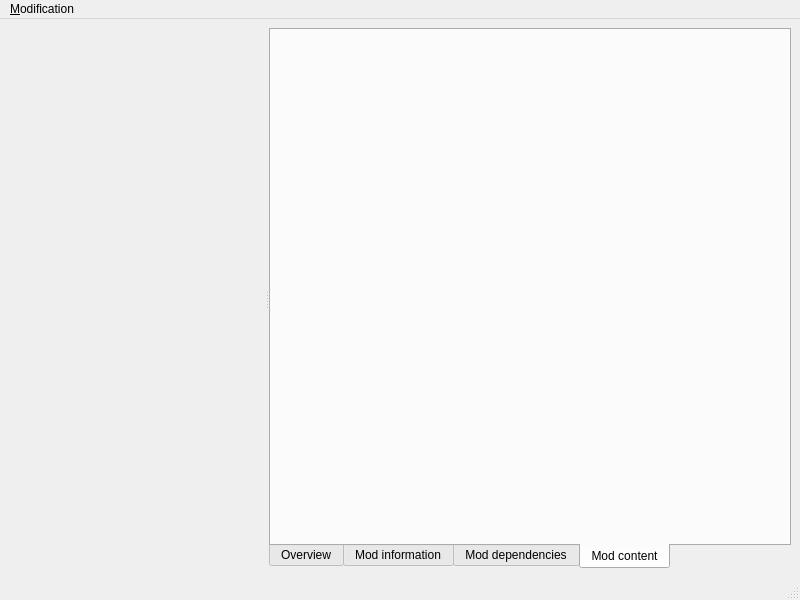
<?xml version="1.0" encoding="UTF-8"?>
<ui version="4.0">
 <class>ModBuilderWindow</class>
 <widget class="QMainWindow" name="ModBuilderWindow">
  <property name="geometry">
   <rect>
    <x>0</x>
    <y>0</y>
    <width>800</width>
    <height>600</height>
   </rect>
  </property>
  <property name="windowTitle">
   <string>MainWindow</string>
  </property>
  <property name="locale">
   <locale language="English" country="UnitedStates"/>
  </property>
  <widget class="QWidget" name="centralwidget">
   <layout class="QVBoxLayout" name="verticalLayout">
    <item>
     <widget class="QSplitter" name="splitter">
      <property name="orientation">
       <enum>Qt::Horizontal</enum>
      </property>
      <widget class="ProfileManagerWidget" name="widget" native="true"/>
      <widget class="QTabWidget" name="tabWidget">
       <property name="tabPosition">
        <enum>QTabWidget::South</enum>
       </property>
       <property name="currentIndex">
        <number>3</number>
       </property>
       <widget class="QWidget" name="tabOverview">
        <attribute name="title">
         <string>Overview</string>
        </attribute>
       </widget>
       <widget class="QWidget" name="tabMetaData">
        <attribute name="title">
         <string>Mod information</string>
        </attribute>
       </widget>
       <widget class="QWidget" name="tabDependencies">
        <attribute name="title">
         <string>Mod dependencies</string>
        </attribute>
       </widget>
       <widget class="QWidget" name="tabContent">
        <attribute name="title">
         <string>Mod content</string>
        </attribute>
       </widget>
      </widget>
     </widget>
    </item>
   </layout>
  </widget>
  <widget class="QMenuBar" name="menubar">
   <property name="geometry">
    <rect>
     <x>0</x>
     <y>0</y>
     <width>800</width>
     <height>30</height>
    </rect>
   </property>
   <widget class="QMenu" name="menuModification">
    <property name="title">
     <string>&amp;Modification</string>
    </property>
    <addaction name="actionOpen_from_profile"/>
    <addaction name="actionOpen_from_zip"/>
    <addaction name="actionOpen_from_directory"/>
    <addaction name="separator"/>
    <addaction name="actionImport_from_zip"/>
    <addaction name="actionImport_from_directory"/>
    <addaction name="separator"/>
    <addaction name="actionSave"/>
    <addaction name="actionExport"/>
    <addaction name="actionCopy_to_profile"/>
   </widget>
   <addaction name="menuModification"/>
  </widget>
  <widget class="QStatusBar" name="statusbar"/>
  <action name="actionOpen_from_profile">
   <property name="icon">
    <iconset theme="document-open"/>
   </property>
   <property name="text">
    <string>Open from profile</string>
   </property>
  </action>
  <action name="actionOpen_from_zip">
   <property name="icon">
    <iconset theme="document-open"/>
   </property>
   <property name="text">
    <string>Open from *.zip</string>
   </property>
  </action>
  <action name="actionOpen_from_directory">
   <property name="icon">
    <iconset theme="document-open"/>
   </property>
   <property name="text">
    <string>Open from directory</string>
   </property>
  </action>
  <action name="actionImport_from_zip">
   <property name="icon">
    <iconset theme="document-import"/>
   </property>
   <property name="text">
    <string>Import from *.zip</string>
   </property>
  </action>
  <action name="actionImport_from_directory">
   <property name="icon">
    <iconset theme="document-import"/>
   </property>
   <property name="text">
    <string>Import from directory</string>
   </property>
  </action>
  <action name="actionSave">
   <property name="icon">
    <iconset theme="document-save"/>
   </property>
   <property name="text">
    <string>Save</string>
   </property>
  </action>
  <action name="actionExport">
   <property name="icon">
    <iconset theme="document-export"/>
   </property>
   <property name="text">
    <string>Export</string>
   </property>
  </action>
  <action name="actionCopy_to_profile">
   <property name="icon">
    <iconset theme="document-export"/>
   </property>
   <property name="text">
    <string>Copy to profile</string>
   </property>
  </action>
 </widget>
 <customwidgets>
  <customwidget>
   <class>ProfileManagerWidget</class>
   <extends>QWidget</extends>
   <header>profilemanagerwidget.h</header>
   <container>1</container>
  </customwidget>
 </customwidgets>
 <resources/>
 <connections/>
</ui>
